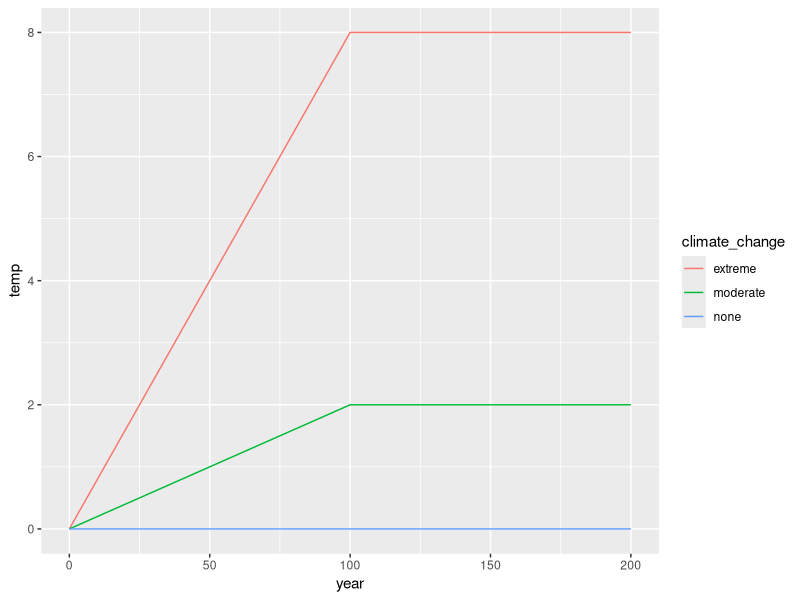

Here is the R script that generated this plot:
## ---- chunk 1
knitr::opts_chunk$set(echo = FALSE,
                      message = FALSE,
                      warning = FALSE)
## ---- chunk 2
library(tidyverse)
## ---- chunk 3
# temperature: the temp in year t relative to the temp at t = 0

temp_fun = function(t, T){
  temp = pmin(t*T/100,T)
  return(temp)
}

# T = BAU temperature increase at year 100
# t = year
## ---- chunk 4
# K(t) = the fraction of economic activity retained in a year if the temperature is temp

econ_fun <- function(t, temp, B){
  econ = exp(-B*temp*(t^2))
  return(econ)
}
## ---- chunk 5
# C(t) = total consumption 
# economic activity grows over time at rate g, but is reduced by the fraction in the func above. So total consumption at time t is:

consum_fun <- function(econ, g, t){
  consum = econ*exp(g*t)
  return(consum)
}  
## ---- chunk 6
# society's utility

utility_fun <- function(C, n){
  utility = ((C^(1-n))/(1-n))
  return(utility)
}
## ---- chunk 7
# discount rate

disc_fun <- function(y, n, g){
  disc = y + n*g
  return(disc)
}
## ---- chunk 8
# set constants

y = 0.005
n = 0.5
g = 0.01
B = 0.05
## ---- chunk 9
years <- data.frame(
  year = seq(from = 0, to = 200, by = 1)
)

temp_time <- years %>% 
  mutate(none = temp_fun(t = year, T = 0),
         moderate = temp_fun(t = year, T = 2),
         extreme = temp_fun(t = year, T = 8)) %>% 
  pivot_longer(2:4,
               values_to = "temp",
               names_to = "climate_change")

ggplot(temp_time, aes(x = year,
                      y = temp,
                      color = climate_change)) +
  geom_line()

